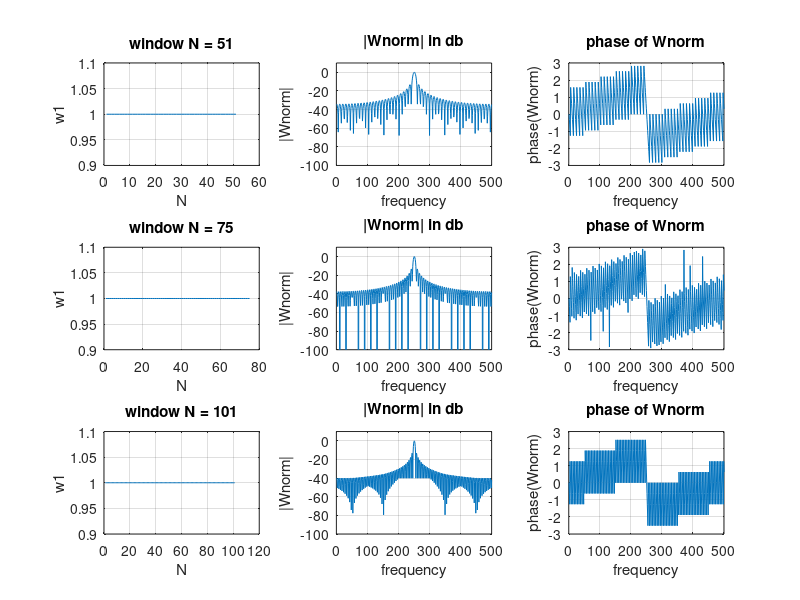
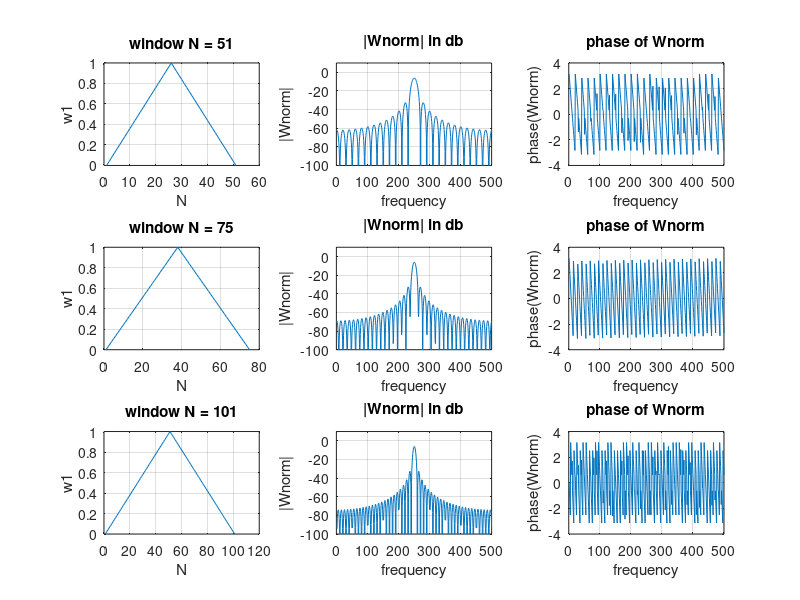
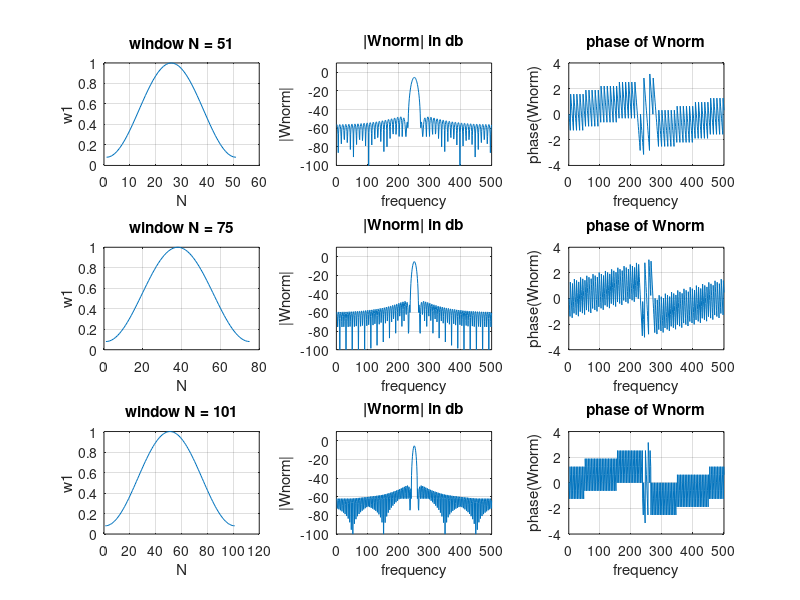
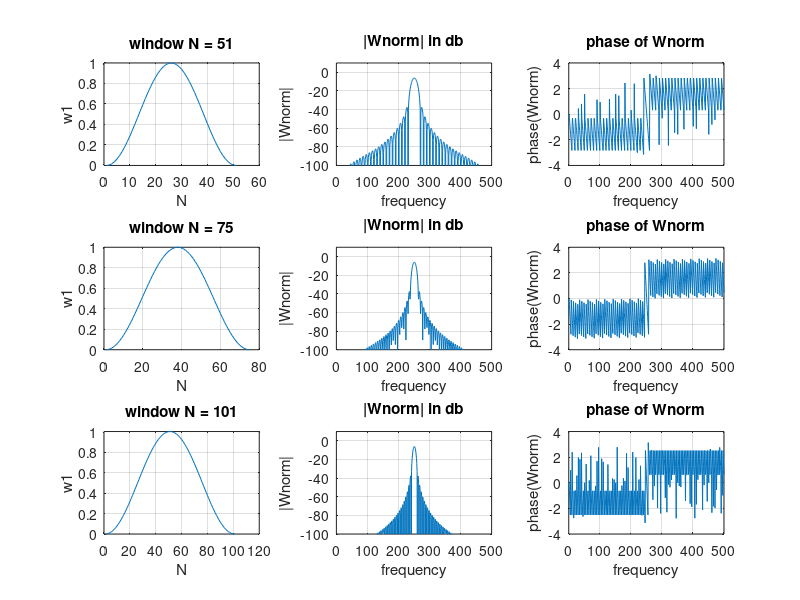

MATLAB code to generate these figures, in order:
N = 51;
w1 = ones(1,N);
h1 = fft(w1,500);
H1 = fftshift(h1);
y1 = 20*log10(abs(H1)/(N));
figure('NumberTitle', 'off', 'Name', 'rectangular window');
subplot(3,3,1);
plot(w1);grid on;
xlabel('N');
ylabel('w1');
title('window N = 51');
subplot(3,3,2);
plot(y1);ylim([-100,10]);grid on;
xlabel('frequency');
ylabel('|Wnorm|');
title('|Wnorm| in db');
subplot(3,3,3);
plot(angle(H1));grid on;
xlabel('frequency');
ylabel('phase(Wnorm)');
title('phase of Wnorm');

N = 75;
w1 = ones(1,N);
h1 = fft(w1,500);
H1 = fftshift(h1);
y1 = 20*log10(abs(H1)/N);
subplot(3,3,4);
plot(w1);grid on;
xlabel('N');
ylabel('w1');
title('window N = 75');
subplot(3,3,5);
plot(y1);ylim([-100,10]);grid on;
xlabel('frequency');
ylabel('|Wnorm|');
title('|Wnorm| in db');
subplot(3,3,6);
plot(angle(H1));grid on;
xlabel('frequency');
ylabel('phase(Wnorm)');
title('phase of Wnorm');

N = 101;
w1 = ones(1,N);
h1 = fft(w1,500);
H1 = fftshift(h1);
y1 = 20*log10(abs(H1)/N);
subplot(3,3,7);
plot(w1);grid on;
xlabel('N');
ylabel('w1');
title('window N = 101');
subplot(3,3,8);
plot(y1);ylim([-100,10]);grid on;
xlabel('frequency');
ylabel('|Wnorm|');
title('|Wnorm| in db');
subplot(3,3,9);
plot(angle(H1));grid on;
xlabel('frequency');
ylabel('phase(Wnorm)');
title('phase of Wnorm');
%-----------------------

N = 51;
w1 = bartlett(N);
h1 = fft(w1,500);
H1 = fftshift(h1);
y1 = 20*log10(abs(H1)/(N));
figure('NumberTitle', 'off', 'Name', 'bartlett window');
subplot(3,3,1);
plot(w1);grid on;
xlabel('N');
ylabel('w1');
title('window N = 51');
subplot(3,3,2);
plot(y1);ylim([-100,10]);grid on;
xlabel('frequency');
ylabel('|Wnorm|');
title('|Wnorm| in db');
subplot(3,3,3);
plot(angle(H1));grid on;
xlabel('frequency');
ylabel('phase(Wnorm)');
title('phase of Wnorm');

N = 75;
w1 = bartlett(N);
h1 = fft(w1,500);
H1 = fftshift(h1);
y1 = 20*log10(abs(H1)/N);
subplot(3,3,4);
plot(w1);grid on;
xlabel('N');
ylabel('w1');
title('window N = 75');
subplot(3,3,5);
plot(y1);ylim([-100,10]);grid on;
xlabel('frequency');
ylabel('|Wnorm|');
title('|Wnorm| in db');
subplot(3,3,6);
plot(angle(H1));grid on;
xlabel('frequency');
ylabel('phase(Wnorm)');
title('phase of Wnorm');

N = 101;
w1 = bartlett(N);
h1 = fft(w1,500);
H1 = fftshift(h1);
y1 = 20*log10(abs(H1)/N);
subplot(3,3,7);
plot(w1);grid on;
xlabel('N');
ylabel('w1');
title('window N = 101');
subplot(3,3,8);
plot(y1);ylim([-100,10]);grid on;
xlabel('frequency');
ylabel('|Wnorm|');
title('|Wnorm| in db');
subplot(3,3,9);
plot(angle(H1));grid on;
xlabel('frequency');
ylabel('phase(Wnorm)');
title('phase of Wnorm');
%-----------------------

N = 51;
w1 = hamming(N);
h1 = fft(w1,500);
H1 = fftshift(h1);
y1 = 20*log10(abs(H1)/(N));
figure('NumberTitle', 'off', 'Name', 'hamming window');
subplot(3,3,1);
plot(w1);grid on;
xlabel('N');
ylabel('w1');
title('window N = 51');
subplot(3,3,2);
plot(y1);ylim([-100,10]);grid on;
xlabel('frequency');
ylabel('|Wnorm|');
title('|Wnorm| in db');
subplot(3,3,3);
plot(angle(H1));grid on;
xlabel('frequency');
ylabel('phase(Wnorm)');
title('phase of Wnorm');

N = 75;
w1 = hamming(N);
h1 = fft(w1,500);
H1 = fftshift(h1);
y1 = 20*log10(abs(H1)/N);
subplot(3,3,4);
plot(w1);grid on;
xlabel('N');
ylabel('w1');
title('window N = 75');
subplot(3,3,5);
plot(y1);ylim([-100,10]);grid on;
xlabel('frequency');
ylabel('|Wnorm|');
title('|Wnorm| in db');
subplot(3,3,6);
plot(angle(H1));grid on;
xlabel('frequency');
ylabel('phase(Wnorm)');
title('phase of Wnorm');

N = 101;
w1 = hamming(N);
h1 = fft(w1,500);
H1 = fftshift(h1);
y1 = 20*log10(abs(H1)/N);
subplot(3,3,7);
plot(w1);grid on;
xlabel('N');
ylabel('w1');
title('window N = 101');
subplot(3,3,8);
plot(y1);ylim([-100,10]);grid on;
xlabel('frequency');
ylabel('|Wnorm|');
title('|Wnorm| in db');
subplot(3,3,9);
plot(angle(H1));grid on;
xlabel('frequency');
ylabel('phase(Wnorm)');
title('phase of Wnorm');
%-----------------------

N = 51;
w1 = hann(N);
h1 = fft(w1,500);
H1 = fftshift(h1);
y1 = 20*log10(abs(H1)/(N));
figure('NumberTitle', 'off', 'Name', 'hanning window');
subplot(3,3,1);
plot(w1);grid on;
xlabel('N');
ylabel('w1');
title('window N = 51');
subplot(3,3,2);
plot(y1);ylim([-100,10]);grid on;
xlabel('frequency');
ylabel('|Wnorm|');
title('|Wnorm| in db');
subplot(3,3,3);
plot(angle(H1));grid on;
xlabel('frequency');
ylabel('phase(Wnorm)');
title('phase of Wnorm');

N = 75;
w1 = hann(N);
h1 = fft(w1,500);
H1 = fftshift(h1);
y1 = 20*log10(abs(H1)/N);
subplot(3,3,4);
plot(w1);grid on;
xlabel('N');
ylabel('w1');
title('window N = 75');
subplot(3,3,5);
plot(y1);ylim([-100,10]);grid on;
xlabel('frequency');
ylabel('|Wnorm|');
title('|Wnorm| in db');
subplot(3,3,6);
plot(angle(H1));grid on;
xlabel('frequency');
ylabel('phase(Wnorm)');
title('phase of Wnorm');

N = 101;
w1 = hann(N);
h1 = fft(w1,500);
H1 = fftshift(h1);
y1 = 20*log10(abs(H1)/N);
subplot(3,3,7);
plot(w1);grid on;
xlabel('N');
ylabel('w1');
title('window N = 101');
subplot(3,3,8);
plot(y1);ylim([-100,10]);grid on;
xlabel('frequency');
ylabel('|Wnorm|');
title('|Wnorm| in db');
subplot(3,3,9);
plot(angle(H1));grid on;
xlabel('frequency');
ylabel('phase(Wnorm)');
title('phase of Wnorm');
%-----------------------

N = 51;
w1 = blackman(N);
h1 = fft(w1,500);
H1 = fftshift(h1);
y1 = 20*log10(abs(H1)/(N));
figure('NumberTitle', 'off', 'Name', 'blackman window');
subplot(3,3,1);
plot(w1);grid on;
xlabel('N');
ylabel('w1');
title('window N = 51');
subplot(3,3,2);
plot(y1);ylim([-100,10]);grid on;
xlabel('frequency');
ylabel('|Wnorm|');
title('|Wnorm| in db');
subplot(3,3,3);
plot(angle(H1));grid on;
xlabel('frequency');
ylabel('phase(Wnorm)');
title('phase of Wnorm');

N = 75;
w1 = blackman(N);
h1 = fft(w1,500);
H1 = fftshift(h1);
y1 = 20*log10(abs(H1)/N);
subplot(3,3,4);
plot(w1);grid on;
xlabel('N');
ylabel('w1');
title('window N = 75');
subplot(3,3,5);
plot(y1);ylim([-100,10]);grid on;
xlabel('frequency');
ylabel('|Wnorm|');
title('|Wnorm| in db');
subplot(3,3,6);
plot(angle(H1));grid on;
xlabel('frequency');
ylabel('phase(Wnorm)');
title('phase of Wnorm');

N = 101;
w1 = blackman(N);
h1 = fft(w1,500);
H1 = fftshift(h1);
y1 = 20*log10(abs(H1)/N);
subplot(3,3,7);
plot(w1);grid on;
xlabel('N');
ylabel('w1');
title('window N = 101');
subplot(3,3,8);
plot(y1);ylim([-100,10]);grid on;
xlabel('frequency');
ylabel('|Wnorm|');
title('|Wnorm| in db');
subplot(3,3,9);
plot(angle(H1));grid on;
xlabel('frequency');
ylabel('phase(Wnorm)');
title('phase of Wnorm');
%-----------------------
